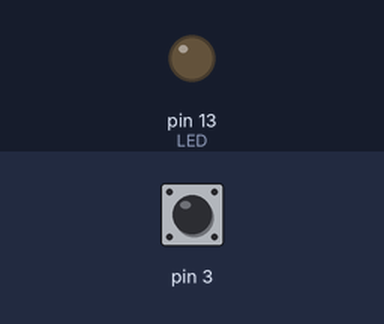
Recording of a sketch running on a simulated Arduino Uno, built with avr-gcc and run on an emulated ATmega328P. On the bench: output pins drawn as LEDs (lit = HIGH). The test bench sets the inputs (shaded band); at power-on: pin 3 HIGH.

Above: at 1.2 s.
1.3 s: pin 3 pulled LOW for 0.15 s
At 2.1 s:
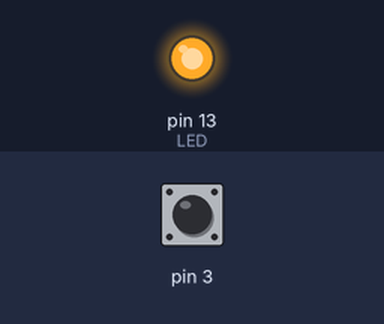
2.9 s: pin 3 pulled LOW for 1 s
At 4.5 s:
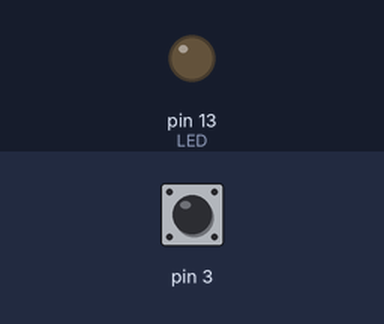
5.4 s: pin 3 pulled LOW for 3.2 s
At 9.3 s:
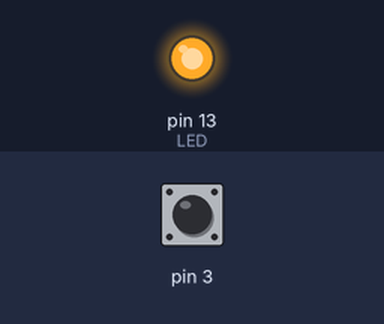
Timing chart, 0 to 10.8 s (numbered marks = the images above; inputs shaded):
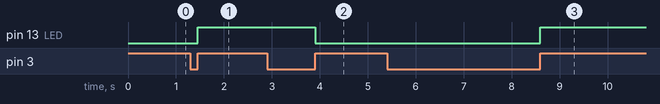

Measured:
- after the input at 1.3 s, pin 13 (LED): LOW → HIGH after 0.15 s
- after the input at 2.9 s, pin 13 (LED): HIGH → LOW after 1.0 s
- after the input at 5.4 s, pin 13 (LED): LOW → HIGH after 3.2 s

The sketch:

Ext_inr_baremetal.ino
```cpp
#include <avr/io.h>
#include <avr/interrupt.h>

// ISR for External Interrupt 1 (INT1)
ISR(INT1_vect) {
    PORTB ^= (1 << PORTB5); // Toggle LED on Pin D13 (PB5)
}

void setup() {
    // Configure LED pin
    DDRB |= (1 << DDB5);  // Set PB5 (D13) as output
    PORTB &= ~(1 << PORTB5); // Ensure LED is off initially

    // Configure INT1 (Pin D3) as input with pull-up
    DDRD &= ~(1 << DDD3);  // Set PD3 (D3) as input
    PORTD |= (1 << PORTD3); // Enable pull-up resistor on PD3

    // Configure External Interrupt 1 (INT1)
    EICRA |= (1 << ISC11) | (1 << ISC10); // Rising edge trigger
    EIMSK |= (1 << INT1);   // Enable INT1 interrupt

}

void loop() {
    // Main loop does nothing; ISR handles the interrupt
}
```
